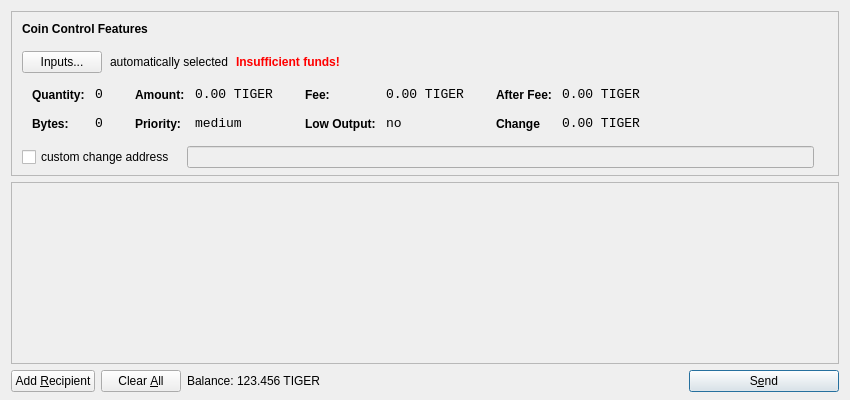
<?xml version="1.0" encoding="UTF-8"?>
<ui version="4.0">
 <class>SendCoinsDialog</class>
 <widget class="QDialog" name="SendCoinsDialog">
  <property name="geometry">
   <rect>
    <x>0</x>
    <y>0</y>
    <width>850</width>
    <height>400</height>
   </rect>
  </property>
  <property name="windowTitle">
   <string>Send Coins</string>
  </property>
  <layout class="QVBoxLayout" name="verticalLayout" stretch="0,1,0">
   <property name="bottomMargin">
    <number>8</number>
   </property>
   <item>
    <widget class="QFrame" name="frameCoinControl">
     <property name="sizePolicy">
      <sizepolicy hsizetype="Expanding" vsizetype="Expanding">
       <horstretch>0</horstretch>
       <verstretch>0</verstretch>
      </sizepolicy>
     </property>
     <property name="maximumSize">
      <size>
       <width>16777215</width>
       <height>16777215</height>
      </size>
     </property>
     <property name="frameShape">
      <enum>QFrame::StyledPanel</enum>
     </property>
     <property name="frameShadow">
      <enum>QFrame::Sunken</enum>
     </property>
     <layout class="QVBoxLayout" name="verticalLayoutCoinControl2">
      <property name="spacing">
       <number>-1</number>
      </property>
      <property name="leftMargin">
       <number>0</number>
      </property>
      <property name="topMargin">
       <number>0</number>
      </property>
      <property name="rightMargin">
       <number>0</number>
      </property>
      <property name="bottomMargin">
       <number>6</number>
      </property>
      <item>
       <layout class="QVBoxLayout" name="verticalLayoutCoinControl" stretch="0,0,0,0,1">
        <property name="spacing">
         <number>0</number>
        </property>
        <property name="leftMargin">
         <number>10</number>
        </property>
        <property name="topMargin">
         <number>10</number>
        </property>
        <item>
         <layout class="QHBoxLayout" name="horizontalLayoutCoinControl1">
          <property name="bottomMargin">
           <number>15</number>
          </property>
          <item>
           <widget class="QLabel" name="labelCoinControlFeatures">
            <property name="sizePolicy">
             <sizepolicy hsizetype="Preferred" vsizetype="Maximum">
              <horstretch>0</horstretch>
              <verstretch>0</verstretch>
             </sizepolicy>
            </property>
            <property name="font">
             <font>
              <weight>75</weight>
              <bold>true</bold>
             </font>
            </property>
            <property name="styleSheet">
             <string notr="true">font-weight:bold;</string>
            </property>
            <property name="text">
             <string>Coin Control Features</string>
            </property>
           </widget>
          </item>
         </layout>
        </item>
        <item>
         <layout class="QHBoxLayout" name="horizontalLayoutCoinControl2" stretch="0,0,0,0">
          <property name="spacing">
           <number>8</number>
          </property>
          <property name="bottomMargin">
           <number>10</number>
          </property>
          <item>
           <widget class="QPushButton" name="pushButtonCoinControl">
            <property name="styleSheet">
             <string notr="true"/>
            </property>
            <property name="text">
             <string>Inputs...</string>
            </property>
           </widget>
          </item>
          <item>
           <widget class="QLabel" name="labelCoinControlAutomaticallySelected">
            <property name="text">
             <string>automatically selected</string>
            </property>
            <property name="margin">
             <number>5</number>
            </property>
           </widget>
          </item>
          <item>
           <widget class="QLabel" name="labelCoinControlInsuffFunds">
            <property name="font">
             <font>
              <weight>75</weight>
              <bold>true</bold>
             </font>
            </property>
            <property name="styleSheet">
             <string notr="true">color:red;font-weight:bold;</string>
            </property>
            <property name="text">
             <string>Insufficient funds!</string>
            </property>
            <property name="margin">
             <number>5</number>
            </property>
           </widget>
          </item>
          <item>
           <spacer name="horizontalSpacerCoinControl">
            <property name="orientation">
             <enum>Qt::Horizontal</enum>
            </property>
            <property name="sizeHint" stdset="0">
             <size>
              <width>40</width>
              <height>1</height>
             </size>
            </property>
           </spacer>
          </item>
         </layout>
        </item>
        <item>
         <widget class="QWidget" name="widgetCoinControl" native="true">
          <property name="sizePolicy">
           <sizepolicy hsizetype="Preferred" vsizetype="Preferred">
            <horstretch>0</horstretch>
            <verstretch>0</verstretch>
           </sizepolicy>
          </property>
          <property name="minimumSize">
           <size>
            <width>0</width>
            <height>0</height>
           </size>
          </property>
          <property name="styleSheet">
           <string notr="true"/>
          </property>
          <layout class="QHBoxLayout" name="horizontalLayoutCoinControl5">
           <property name="leftMargin">
            <number>0</number>
           </property>
           <property name="topMargin">
            <number>0</number>
           </property>
           <property name="rightMargin">
            <number>0</number>
           </property>
           <property name="bottomMargin">
            <number>0</number>
           </property>
           <item>
            <layout class="QHBoxLayout" name="horizontalLayoutCoinControl3" stretch="0,0,0,1">
             <property name="spacing">
              <number>20</number>
             </property>
             <property name="topMargin">
              <number>0</number>
             </property>
             <property name="bottomMargin">
              <number>10</number>
             </property>
             <item>
              <layout class="QFormLayout" name="formLayoutCoinControl1">
               <property name="horizontalSpacing">
                <number>10</number>
               </property>
               <property name="verticalSpacing">
                <number>14</number>
               </property>
               <property name="leftMargin">
                <number>10</number>
               </property>
               <property name="topMargin">
                <number>4</number>
               </property>
               <property name="rightMargin">
                <number>6</number>
               </property>
               <item row="0" column="0">
                <widget class="QLabel" name="labelCoinControlQuantityText">
                 <property name="styleSheet">
                  <string notr="true">font-weight:bold;</string>
                 </property>
                 <property name="text">
                  <string>Quantity:</string>
                 </property>
                 <property name="margin">
                  <number>0</number>
                 </property>
                </widget>
               </item>
               <item row="0" column="1">
                <widget class="QLabel" name="labelCoinControlQuantity">
                 <property name="font">
                  <font>
                   <family>Monospace</family>
                   <pointsize>10</pointsize>
                  </font>
                 </property>
                 <property name="cursor">
                  <cursorShape>IBeamCursor</cursorShape>
                 </property>
                 <property name="contextMenuPolicy">
                  <enum>Qt::ActionsContextMenu</enum>
                 </property>
                 <property name="text">
                  <string>0</string>
                 </property>
                 <property name="margin">
                  <number>0</number>
                 </property>
                 <property name="textInteractionFlags">
                  <set>Qt::LinksAccessibleByMouse|Qt::TextSelectableByKeyboard|Qt::TextSelectableByMouse</set>
                 </property>
                </widget>
               </item>
               <item row="1" column="0">
                <widget class="QLabel" name="labelCoinControlBytesText">
                 <property name="styleSheet">
                  <string notr="true">font-weight:bold;</string>
                 </property>
                 <property name="text">
                  <string>Bytes:</string>
                 </property>
                </widget>
               </item>
               <item row="1" column="1">
                <widget class="QLabel" name="labelCoinControlBytes">
                 <property name="font">
                  <font>
                   <family>Monospace</family>
                   <pointsize>10</pointsize>
                  </font>
                 </property>
                 <property name="cursor">
                  <cursorShape>IBeamCursor</cursorShape>
                 </property>
                 <property name="contextMenuPolicy">
                  <enum>Qt::ActionsContextMenu</enum>
                 </property>
                 <property name="text">
                  <string>0</string>
                 </property>
                 <property name="textInteractionFlags">
                  <set>Qt::LinksAccessibleByMouse|Qt::TextSelectableByKeyboard|Qt::TextSelectableByMouse</set>
                 </property>
                </widget>
               </item>
              </layout>
             </item>
             <item>
              <layout class="QFormLayout" name="formLayoutCoinControl2">
               <property name="horizontalSpacing">
                <number>10</number>
               </property>
               <property name="verticalSpacing">
                <number>14</number>
               </property>
               <property name="leftMargin">
                <number>6</number>
               </property>
               <property name="topMargin">
                <number>4</number>
               </property>
               <property name="rightMargin">
                <number>6</number>
               </property>
               <item row="0" column="0">
                <widget class="QLabel" name="labelCoinControlAmountText">
                 <property name="styleSheet">
                  <string notr="true">font-weight:bold;</string>
                 </property>
                 <property name="text">
                  <string>Amount:</string>
                 </property>
                 <property name="margin">
                  <number>0</number>
                 </property>
                </widget>
               </item>
               <item row="0" column="1">
                <widget class="QLabel" name="labelCoinControlAmount">
                 <property name="font">
                  <font>
                   <family>Monospace</family>
                   <pointsize>10</pointsize>
                  </font>
                 </property>
                 <property name="cursor">
                  <cursorShape>IBeamCursor</cursorShape>
                 </property>
                 <property name="contextMenuPolicy">
                  <enum>Qt::ActionsContextMenu</enum>
                 </property>
                 <property name="text">
                  <string>0.00 TIGER</string>
                 </property>
                 <property name="textInteractionFlags">
                  <set>Qt::LinksAccessibleByMouse|Qt::TextSelectableByKeyboard|Qt::TextSelectableByMouse</set>
                 </property>
                </widget>
               </item>
               <item row="1" column="0">
                <widget class="QLabel" name="labelCoinControlPriorityText">
                 <property name="styleSheet">
                  <string notr="true">font-weight:bold;</string>
                 </property>
                 <property name="text">
                  <string>Priority:</string>
                 </property>
                </widget>
               </item>
               <item row="1" column="1">
                <widget class="QLabel" name="labelCoinControlPriority">
                 <property name="font">
                  <font>
                   <family>Monospace</family>
                   <pointsize>10</pointsize>
                  </font>
                 </property>
                 <property name="cursor">
                  <cursorShape>IBeamCursor</cursorShape>
                 </property>
                 <property name="contextMenuPolicy">
                  <enum>Qt::ActionsContextMenu</enum>
                 </property>
                 <property name="text">
                  <string>medium</string>
                 </property>
                 <property name="textInteractionFlags">
                  <set>Qt::LinksAccessibleByMouse|Qt::TextSelectableByKeyboard|Qt::TextSelectableByMouse</set>
                 </property>
                </widget>
               </item>
              </layout>
             </item>
             <item>
              <layout class="QFormLayout" name="formLayoutCoinControl3">
               <property name="horizontalSpacing">
                <number>10</number>
               </property>
               <property name="verticalSpacing">
                <number>14</number>
               </property>
               <property name="leftMargin">
                <number>6</number>
               </property>
               <property name="topMargin">
                <number>4</number>
               </property>
               <property name="rightMargin">
                <number>6</number>
               </property>
               <item row="0" column="0">
                <widget class="QLabel" name="labelCoinControlFeeText">
                 <property name="styleSheet">
                  <string notr="true">font-weight:bold;</string>
                 </property>
                 <property name="text">
                  <string>Fee:</string>
                 </property>
                 <property name="margin">
                  <number>0</number>
                 </property>
                </widget>
               </item>
               <item row="0" column="1">
                <widget class="QLabel" name="labelCoinControlFee">
                 <property name="font">
                  <font>
                   <family>Monospace</family>
                   <pointsize>10</pointsize>
                  </font>
                 </property>
                 <property name="cursor">
                  <cursorShape>IBeamCursor</cursorShape>
                 </property>
                 <property name="contextMenuPolicy">
                  <enum>Qt::ActionsContextMenu</enum>
                 </property>
                 <property name="text">
                  <string>0.00 TIGER</string>
                 </property>
                 <property name="textInteractionFlags">
                  <set>Qt::LinksAccessibleByMouse|Qt::TextSelectableByKeyboard|Qt::TextSelectableByMouse</set>
                 </property>
                </widget>
               </item>
               <item row="1" column="0">
                <widget class="QLabel" name="labelCoinControlLowOutputText">
                 <property name="styleSheet">
                  <string notr="true">font-weight:bold;</string>
                 </property>
                 <property name="text">
                  <string>Low Output:</string>
                 </property>
                </widget>
               </item>
               <item row="1" column="1">
                <widget class="QLabel" name="labelCoinControlLowOutput">
                 <property name="font">
                  <font>
                   <family>Monospace</family>
                   <pointsize>10</pointsize>
                  </font>
                 </property>
                 <property name="cursor">
                  <cursorShape>IBeamCursor</cursorShape>
                 </property>
                 <property name="contextMenuPolicy">
                  <enum>Qt::ActionsContextMenu</enum>
                 </property>
                 <property name="text">
                  <string>no</string>
                 </property>
                 <property name="textInteractionFlags">
                  <set>Qt::LinksAccessibleByMouse|Qt::TextSelectableByKeyboard|Qt::TextSelectableByMouse</set>
                 </property>
                </widget>
               </item>
              </layout>
             </item>
             <item>
              <layout class="QFormLayout" name="formLayoutCoinControl4">
               <property name="horizontalSpacing">
                <number>10</number>
               </property>
               <property name="verticalSpacing">
                <number>14</number>
               </property>
               <property name="leftMargin">
                <number>6</number>
               </property>
               <property name="topMargin">
                <number>4</number>
               </property>
               <property name="rightMargin">
                <number>6</number>
               </property>
               <item row="0" column="0">
                <widget class="QLabel" name="labelCoinControlAfterFeeText">
                 <property name="styleSheet">
                  <string notr="true">font-weight:bold;</string>
                 </property>
                 <property name="text">
                  <string>After Fee:</string>
                 </property>
                 <property name="margin">
                  <number>0</number>
                 </property>
                </widget>
               </item>
               <item row="0" column="1">
                <widget class="QLabel" name="labelCoinControlAfterFee">
                 <property name="font">
                  <font>
                   <family>Monospace</family>
                   <pointsize>10</pointsize>
                  </font>
                 </property>
                 <property name="cursor">
                  <cursorShape>IBeamCursor</cursorShape>
                 </property>
                 <property name="contextMenuPolicy">
                  <enum>Qt::ActionsContextMenu</enum>
                 </property>
                 <property name="text">
                  <string>0.00 TIGER</string>
                 </property>
                 <property name="textInteractionFlags">
                  <set>Qt::LinksAccessibleByMouse|Qt::TextSelectableByKeyboard|Qt::TextSelectableByMouse</set>
                 </property>
                </widget>
               </item>
               <item row="1" column="0">
                <widget class="QLabel" name="labelCoinControlChangeText">
                 <property name="styleSheet">
                  <string notr="true">font-weight:bold;</string>
                 </property>
                 <property name="text">
                  <string>Change</string>
                 </property>
                </widget>
               </item>
               <item row="1" column="1">
                <widget class="QLabel" name="labelCoinControlChange">
                 <property name="font">
                  <font>
                   <family>Monospace</family>
                   <pointsize>10</pointsize>
                  </font>
                 </property>
                 <property name="cursor">
                  <cursorShape>IBeamCursor</cursorShape>
                 </property>
                 <property name="contextMenuPolicy">
                  <enum>Qt::ActionsContextMenu</enum>
                 </property>
                 <property name="text">
                  <string>0.00 TIGER</string>
                 </property>
                 <property name="textInteractionFlags">
                  <set>Qt::LinksAccessibleByMouse|Qt::TextSelectableByKeyboard|Qt::TextSelectableByMouse</set>
                 </property>
                </widget>
               </item>
              </layout>
             </item>
            </layout>
           </item>
          </layout>
         </widget>
        </item>
        <item>
         <layout class="QHBoxLayout" name="horizontalLayoutCoinControl4" stretch="0,0,0">
          <property name="spacing">
           <number>12</number>
          </property>
          <property name="sizeConstraint">
           <enum>QLayout::SetDefaultConstraint</enum>
          </property>
          <property name="topMargin">
           <number>5</number>
          </property>
          <property name="rightMargin">
           <number>5</number>
          </property>
          <item>
           <widget class="QCheckBox" name="checkBoxCoinControlChange">
            <property name="text">
             <string>custom change address</string>
            </property>
           </widget>
          </item>
          <item>
           <widget class="QLineEdit" name="lineEditCoinControlChange">
            <property name="enabled">
             <bool>false</bool>
            </property>
            <property name="sizePolicy">
             <sizepolicy hsizetype="Expanding" vsizetype="Fixed">
              <horstretch>0</horstretch>
              <verstretch>0</verstretch>
             </sizepolicy>
            </property>
           </widget>
          </item>
          <item>
           <widget class="QLabel" name="labelCoinControlChangeLabel">
            <property name="sizePolicy">
             <sizepolicy hsizetype="Preferred" vsizetype="Expanding">
              <horstretch>0</horstretch>
              <verstretch>0</verstretch>
             </sizepolicy>
            </property>
            <property name="minimumSize">
             <size>
              <width>0</width>
              <height>0</height>
             </size>
            </property>
            <property name="text">
             <string/>
            </property>
            <property name="margin">
             <number>3</number>
            </property>
           </widget>
          </item>
         </layout>
        </item>
        <item>
         <spacer name="verticalSpacerCoinControl">
          <property name="orientation">
           <enum>Qt::Vertical</enum>
          </property>
          <property name="sizeHint" stdset="0">
           <size>
            <width>800</width>
            <height>1</height>
           </size>
          </property>
         </spacer>
        </item>
       </layout>
      </item>
     </layout>
    </widget>
   </item>
   <item>
    <widget class="QScrollArea" name="scrollArea">
     <property name="widgetResizable">
      <bool>true</bool>
     </property>
     <widget class="QWidget" name="scrollAreaWidgetContents">
      <property name="geometry">
       <rect>
        <x>0</x>
        <y>0</y>
        <width>824</width>
        <height>141</height>
       </rect>
      </property>
      <layout class="QVBoxLayout" name="verticalLayout_2">
       <property name="leftMargin">
        <number>0</number>
       </property>
       <property name="topMargin">
        <number>0</number>
       </property>
       <property name="rightMargin">
        <number>0</number>
       </property>
       <property name="bottomMargin">
        <number>0</number>
       </property>
       <item>
        <layout class="QVBoxLayout" name="entries">
         <property name="spacing">
          <number>6</number>
         </property>
        </layout>
       </item>
       <item>
        <spacer name="verticalSpacer">
         <property name="orientation">
          <enum>Qt::Vertical</enum>
         </property>
         <property name="sizeHint" stdset="0">
          <size>
           <width>20</width>
           <height>40</height>
          </size>
         </property>
        </spacer>
       </item>
      </layout>
     </widget>
    </widget>
   </item>
   <item>
    <layout class="QHBoxLayout" name="horizontalLayout">
     <item>
      <widget class="QPushButton" name="addButton">
       <property name="toolTip">
        <string>Send to multiple recipients at once</string>
       </property>
       <property name="text">
        <string>Add &amp;Recipient</string>
       </property>
       <property name="icon">
        <iconset resource="../bitcoin.qrc">
         <normaloff>:/icons/add</normaloff>:/icons/add</iconset>
       </property>
       <property name="autoDefault">
        <bool>false</bool>
       </property>
      </widget>
     </item>
     <item>
      <widget class="QPushButton" name="clearButton">
       <property name="sizePolicy">
        <sizepolicy hsizetype="Minimum" vsizetype="Fixed">
         <horstretch>0</horstretch>
         <verstretch>0</verstretch>
        </sizepolicy>
       </property>
       <property name="toolTip">
        <string>Remove all transaction fields</string>
       </property>
       <property name="text">
        <string>Clear &amp;All</string>
       </property>
       <property name="icon">
        <iconset resource="../bitcoin.qrc">
         <normaloff>:/icons/remove</normaloff>:/icons/remove</iconset>
       </property>
       <property name="autoRepeatDelay">
        <number>300</number>
       </property>
       <property name="autoDefault">
        <bool>false</bool>
       </property>
      </widget>
     </item>
     <item>
      <layout class="QHBoxLayout" name="horizontalLayout_2">
       <property name="spacing">
        <number>3</number>
       </property>
       <item>
        <widget class="QLabel" name="label">
         <property name="sizePolicy">
          <sizepolicy hsizetype="Preferred" vsizetype="Fixed">
           <horstretch>0</horstretch>
           <verstretch>0</verstretch>
          </sizepolicy>
         </property>
         <property name="text">
          <string>Balance:</string>
         </property>
        </widget>
       </item>
       <item>
        <widget class="QLabel" name="labelBalance">
         <property name="sizePolicy">
          <sizepolicy hsizetype="Preferred" vsizetype="Fixed">
           <horstretch>0</horstretch>
           <verstretch>0</verstretch>
          </sizepolicy>
         </property>
         <property name="cursor">
          <cursorShape>IBeamCursor</cursorShape>
         </property>
         <property name="text">
          <string>123.456 TIGER</string>
         </property>
         <property name="textInteractionFlags">
          <set>Qt::LinksAccessibleByMouse|Qt::TextSelectableByKeyboard|Qt::TextSelectableByMouse</set>
         </property>
        </widget>
       </item>
      </layout>
     </item>
     <item>
      <spacer name="horizontalSpacer">
       <property name="orientation">
        <enum>Qt::Horizontal</enum>
       </property>
       <property name="sizeHint" stdset="0">
        <size>
         <width>40</width>
         <height>20</height>
        </size>
       </property>
      </spacer>
     </item>
     <item>
      <widget class="QPushButton" name="sendButton">
       <property name="minimumSize">
        <size>
         <width>150</width>
         <height>0</height>
        </size>
       </property>
       <property name="toolTip">
        <string>Confirm the send action</string>
       </property>
       <property name="text">
        <string>S&amp;end</string>
       </property>
       <property name="icon">
        <iconset resource="../bitcoin.qrc">
         <normaloff>:/icons/send</normaloff>:/icons/send</iconset>
       </property>
       <property name="default">
        <bool>true</bool>
       </property>
      </widget>
     </item>
    </layout>
   </item>
  </layout>
 </widget>
 <resources>
  <include location="../bitcoin.qrc"/>
 </resources>
 <connections/>
</ui>
